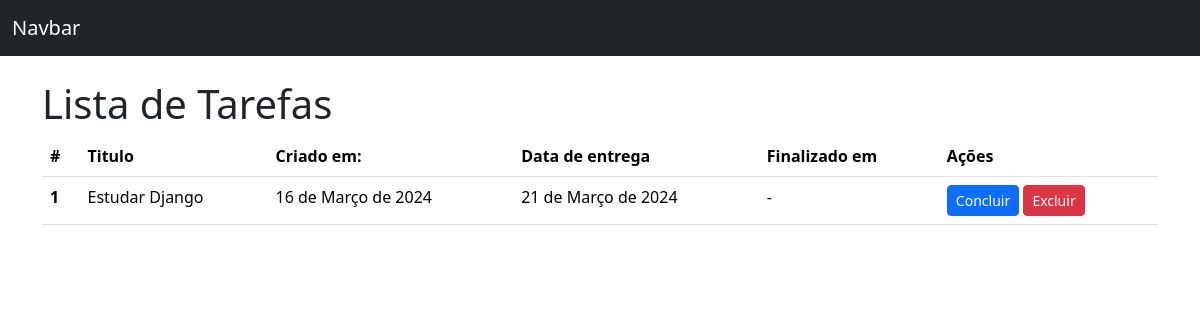
Before: / with the older database file.
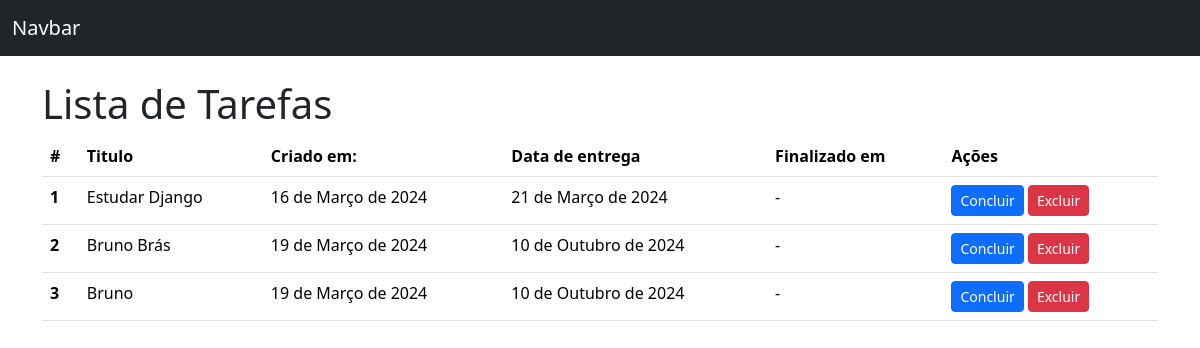
After: the same page with the newer database file.
### todos/models.py (models this page shows)
class Todo(models.Model):
    title = models.CharField(max_length=100, null=False, blank=False)
    created_at = models.DateField(auto_now_add=True, null=False, blank=False)
    dead_line = models.DateField(null=False, blank=False)
    finished_at = models.DateField(null=True)

### todos/views.py (the view)
# urls.py: path("", TodoListView.as_view(), name="todo_list"),
class TodoListView(ListView):
    model = Todo

### todos/templates/todos/todo_list.html (shortened to what this page needs)
<!doctype html>
<html lang="en">
  <head>
    <link href="https://cdn.jsdelivr.net/npm/bootstrap@5.3.3/dist/css/bootstrap.min.css" rel="stylesheet">
  </head>
  <body>
    <nav class="navbar bg-dark mb-4" data-bs-theme="dark">
        <div class="container-fluid">
          <a class="navbar-brand" href="#">Navbar</a>
        </div>
      </nav>
      <main class="container">
        <h1>Lista de Tarefas</h1>
        {% if todo_list %}
        <table class="table">
            <thead>
                <tr>
                    <th scope="col">#</th>
                    <th scope="col">Titulo</th>
                    <th scope="col">Criado em:</th>
                    <th scope="col">Data de entrega</th>
                    <th scope="col">Finalizado em</th>
                    <th scope="col">Ações</th>
                </tr>
            </thead>
            <tbody>
                {% for todo in todo_list %}
                <tr>
                    <th scope="row">{{ todo.pk }}</th>
                    <td>{{todo.title}}</td>
                    <td>{{todo.created_at}}</td>
                    <td>{{todo.dead_line}}</td>
                    <td>{{todo.finished_at | default:"-"}}</td>
                    <td>
                        <a href="#" class="btn btn-primary btn-sm">Concluir</a>
                        <a href="#" class="btn btn-danger btn-sm">Excluir</a>
                    </td>
                </tr>
                {%endfor%}
            </tbody>
        </table>
        {% else %}
            <p>Não há tarefas</p>
        {% endif %}
      </main>
  </body>
</html>

Changed rows visible on the page:
added Todo: pk "2", title "Bruno Brás", created_at "19 de Março de 2024", dead_line "10 de Outubro de 2024", finished_at "-"
added Todo: pk "3", title "Bruno", created_at "19 de Março de 2024", dead_line "10 de Outubro de 2024", finished_at "-"
